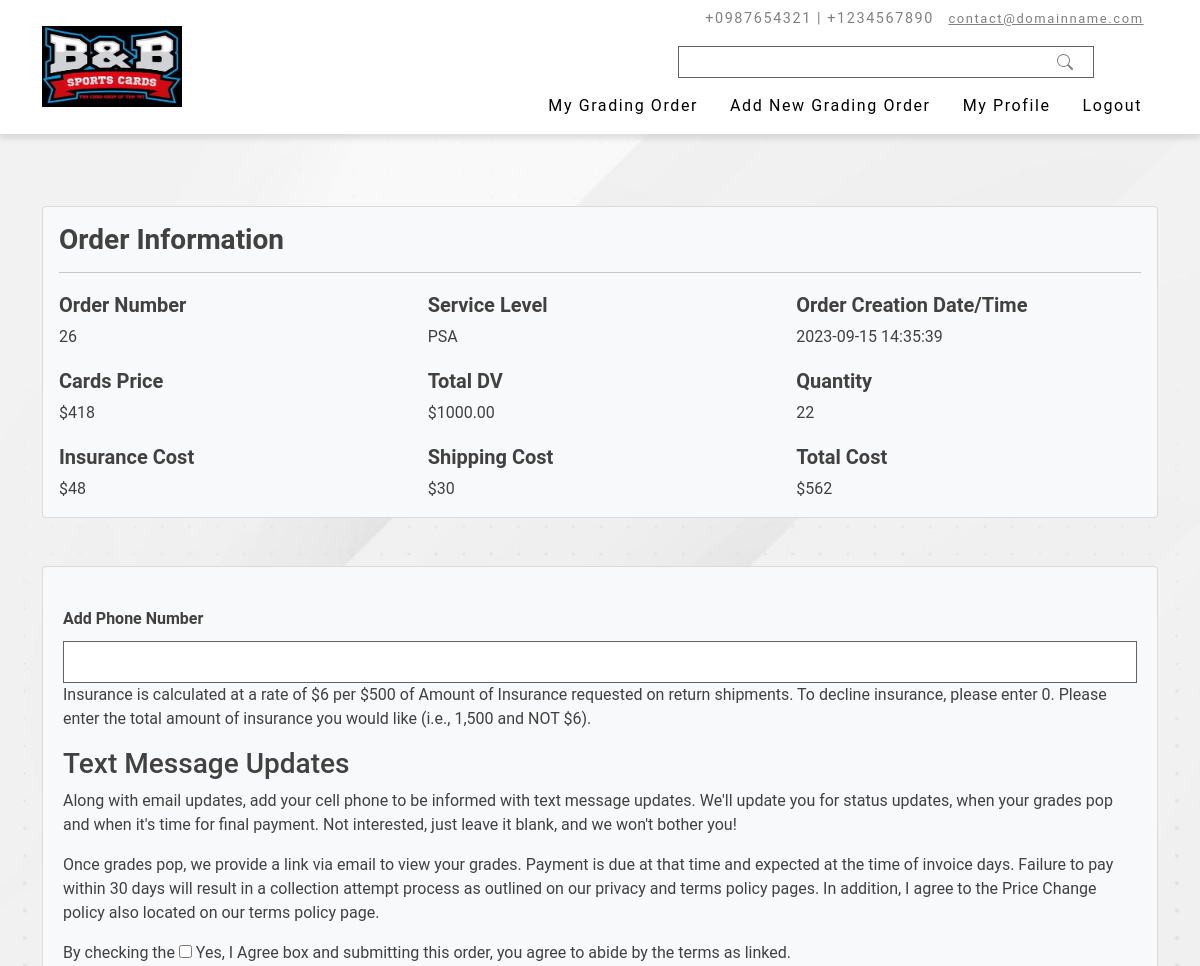
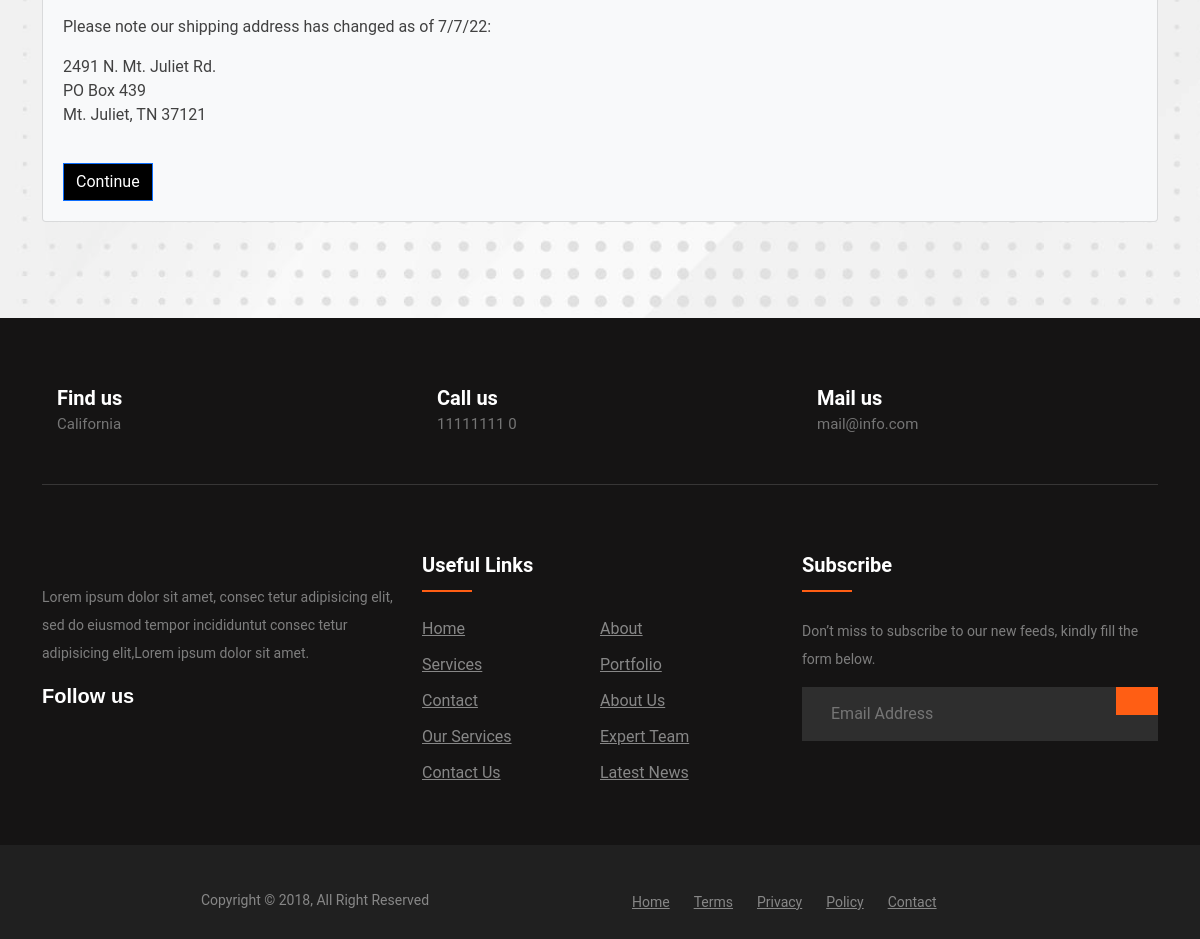
The page /finalize.php?id=26 (signed in) on the database its author committed (2 pictures, top to bottom).
### tables this page shows
CREATE TABLE `submissions` (
  `id` int(11) NOT NULL,
  `first_name` varchar(255) DEFAULT NULL,
  `last_name` varchar(255) DEFAULT NULL,
  `email` varchar(255) DEFAULT NULL,
  `phone_number` varchar(20) DEFAULT NULL,
  `address` varchar(255) DEFAULT NULL,
  `street_address` varchar(255) DEFAULT NULL,
  `address_line2` varchar(255) DEFAULT NULL,
  `state` varchar(50) DEFAULT NULL,
  `coupon_code` varchar(50) DEFAULT NULL,
  `referral_code` varchar(50) DEFAULT NULL,
  `total_price` decimal(10,2) DEFAULT NULL,
  `total_grading_price` decimal(10,2) DEFAULT NULL,
  `total_evaluation_price` decimal(10,2) DEFAULT NULL,
  `card_value` varchar(100) DEFAULT NULL,
  `service_provider` varchar(50) DEFAULT NULL,
  `card_quantity` int(11) DEFAULT NULL,
  `user_id` int(11) NOT NULL,
  `created_at` timestamp NOT NULL DEFAULT current_timestamp(),
  `insurance` int(11) NOT NULL,
  `status` varchar(100) NOT NULL DEFAULT 'Awaiting Card List',
  `submission` varchar(100) NOT NULL,
  `notify` varchar(30) NOT NULL DEFAULT 'new',
  `payment_status` varchar(100) NOT NULL DEFAULT 'unpaid'
);

### details.php (the view, shortened to what this page needs)
<?php
require_once 'config.php';
if (isset($_GET['id'])) {
    $id = $_GET['id'];
} else {
    echo "ID parameter is missing in the URL.";
    exit;
}
$sql1 = "SELECT * FROM submissions WHERE id = $id";
$result1 = $conn->query($sql1);
$row1=null;
if ($result1->num_rows > 0) {
    $row1 = $result1->fetch_assoc();
} else {
    echo "No records found with ID: $id";
}
$sql2 = "SELECT SUM(declaredValue) AS total_dv FROM order_details where order_id = $id";
$result2 = $conn->query($sql2);
$total_dv=null;
if ($result2) {
    $row2 = $result2->fetch_assoc();
    $total_dv = $row2['total_dv'];
} else {
    $total_dv=0;
}
$sql3 = "SELECT SUM(qty) AS total_q FROM order_details where order_id = $id";
$result3 = $conn->query($sql3);
$total_q=null;
if ($result3) {
    $row3 = $result3->fetch_assoc();
    $total_q = $row3['total_q'];
} else {
    echo 'No records found.';
    $total_q=0;
}
$price=($row1["total_grading_price"]/$row1["card_quantity"])*$total_q
?>
    <div class="card bg-light">
        <div class="card-body">
        <h3><b>Order Information</b></h3>
        <hr>
            <div class="row">
                <div class="col-md-4">
                    <h5 class="card-title"><b>Order Number</b></h5>
                    <p class="card-text"><?php echo $row1["id"]?></p>
                </div>
                <div class="col-md-4">
                    <h5 class="card-title"><b>Service Level</b></h5>
                    <p class="card-text"><?php echo $row1["service_provider"]?></p>
                </div>
                <div class="col-md-4">
                    <h5 class="card-title"><b>Order Creation Date/Time</b></h5>
                    <p class="card-text"><?php echo $row1["created_at"]?></p>
                </div>
            </div>
            <div class="row">
                <div class="col-md-4">
                    <h5 class="card-title"><b>Cards Price</b></h5>
                    <p class="card-text">$<?php echo $price ?></p>
                </div>
                <div class="col-md-4">
                    <h5 class="card-title"><b>Total DV</b></h5>
                    <p class="card-text">$<?php echo $total_dv?></p>
                </div>
                <div class="col-md-4">
                    <h5 class="card-title"><b>Quantity</b></h5>
                    <p class="card-text"><?php echo $total_q?></p>
                </div>
                </div>
                <div class="row">
                <div class="col-md-4">
                    <h5 class="card-title"><b>Insurance Cost</b></h5>
                    <p class="card-text">$<?php echo $row1["insurance"]?></p>
                </div>
                <div class="col-md-4">
                    <h5 class="card-title"><b>Shipping Cost</b></h5>
                    <p class="card-text">$30</p>
                </div>
                <div class="col-md-4">
                    <h5 class="card-title"><b>Total Cost</b></h5>
                    <p class="card-text">$<?php echo $price+$row1["insurance"]+30+$row1["total_evaluation_price"];?></p>
                </div>
            </div>
        </div>
    </div>

### style.css (style rules this page uses)
body { font-family: 'Roboto', sans-serif; color: #414141; background-image: url('assets/4907157.jpg'); background-size: cover; background-repeat: no-repeat; background-attachment: fixed; }
hr { border: none; height: 1px; color: #333; background-color: #333; }
.row { margin-top: 20px !important; }

### rows shown on the page
submissions: id "26", service_provider "PSA", created_at "2023-09-15 14:35:39", insurance "48"

### other values the page prints
$price "418"
$total_dv "1000.00"
$total_q "22"
$price+$row1["insurance"]+30+$row1["total_evaluation_price"] "562"
